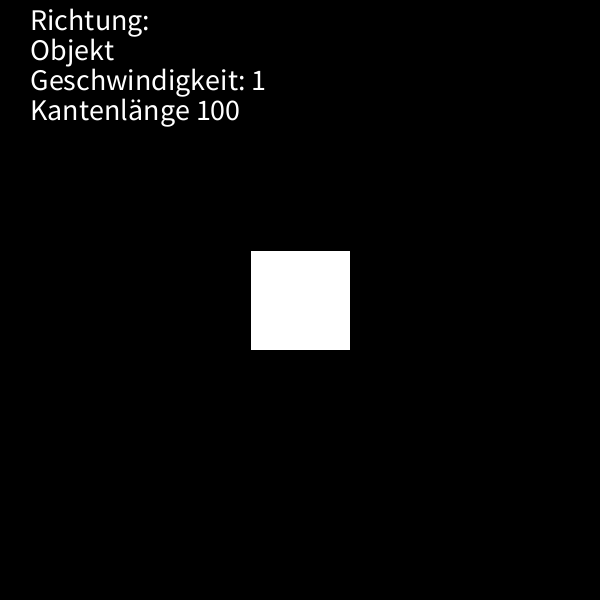
Frame 1 (no input)
Frame 60 (the mouse pressed at the canvas centre just before this capture): identical to frame 1, image omitted
Frame 120 (the mouse held since frame 60 and released just before this capture): identical to frame 1, image omitted

The Processing sketch that drew this single still picture (run headless with seeded random() and noise(); from frame 60 on, the mouse is pressed at the canvas centre):

// Processing sketch: TestenAuswerten
// ── TestenAuswerten.pde
// Autor:       Mohamad Khallouf
// Matrikelnr.: 36794
// Datum:        11.11.22
// Beschreibung: Cursor-Tasten ablesen, Quadrat aendert sein Farbe, sobald die groesse sich aendert

int speed = 1;
int kantenlange = 100;
boolean programmStarted = true;


void setup() {
  size(600, 600);
}

void draw() {
  background(0);
  fill(255);
  textSize(30);
  textAlign(LEFT);
  text("Richtung: ", 30, 30);

  switch(keyCode) {
  case 38:
    text("Richtung: oben", 30, 30);
    break;
  case 40:
    text("Richtung: unten", 30, 30);
    break;
  case 39:
    text("Richtung: recht", 30, 30);
    break;
  case 37:
    text("Richtung: links", 30, 30);
    break;
  }

  text("Objekt", 30, 60);
  text("Geschwindigkeit: " + speed, 30, 90);
  text("Kantenlänge " + kantenlange, 30, 120);

  if (kantenlange >= 170 && kantenlange <= 239) {
    fill(255, 255, 0);
  } else if (kantenlange >= 240 && kantenlange <= 300) {
    fill(0, 255, 255);
  } else {
    fill(255);
  }

  rectMode(CENTER);
  rect(width/2, height/2, kantenlange, kantenlange);
}

void keyPressed() {
  switch(key) {
  case '+':
    if (speed<10) {
      speed++;
    }
    break;
  case '-':
    if (speed>1) {
      speed--;
    }
    break;
  case 'k':
    if (kantenlange<=290) {
      kantenlange += 10;
    }
    break;
  case 'K':
    if (kantenlange>=110) {
      kantenlange -= 10;
    }
    break;
  case ENTER:
    onEnterPressed();
    break;
  }
}

//return taste
void onEnterPressed() {
  programmStarted = !programmStarted;

  if (programmStarted) {
    loop();
    fill(255);
  } else {
    noLoop();
    fill(255);
    text("Objekt gestoppt", 30, 60);
  }
}
